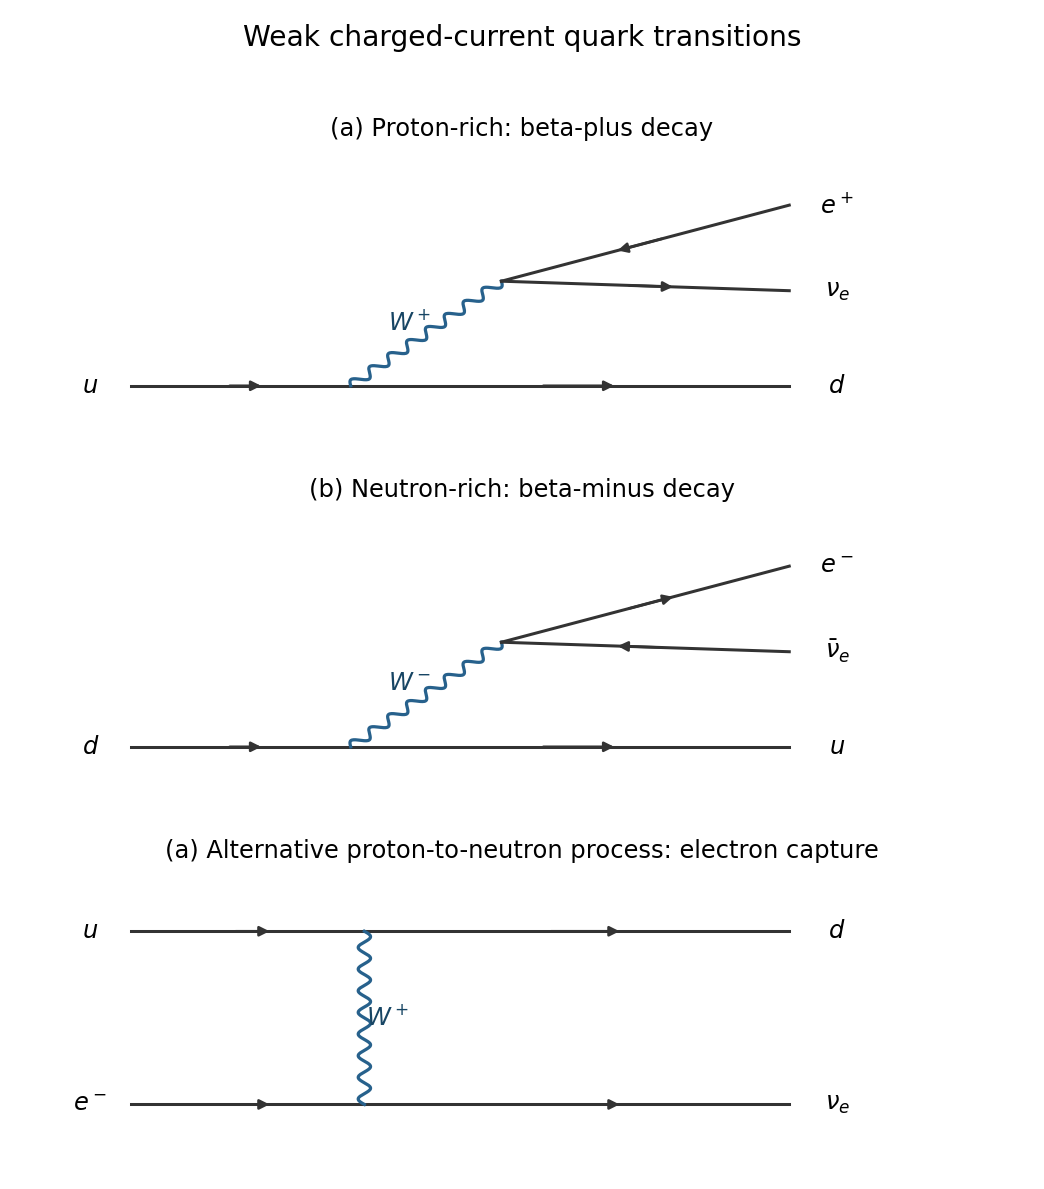

Write the Python code that produced this figure.
"""Original 2021 Particle and Nuclear Physics solution figure.

Writes the PNG basename to the current working directory. Dependencies are
numpy and matplotlib, declared in the repository pyproject.toml.
Tested with Python 3.14.4, NumPy 2.3.5, Matplotlib 3.10.7.
"""
from pathlib import Path
import matplotlib
matplotlib.use("Agg")
import matplotlib.pyplot as plt
from matplotlib.patches import Rectangle
import numpy as np


def line(ax, a, b, kind="fermion", backwards=False, label=None):
    a, b = np.array(a, dtype=float), np.array(b, dtype=float)
    d = b - a
    n = np.array([-d[1], d[0]]) / np.linalg.norm(d)
    if kind in ("wavy", "gluon"):
        t = np.linspace(0, 1, 300)
        phase = 16 * np.pi * t
        curve = a[:, None] + d[:, None] * t + 0.045 * n[:, None] * np.sin(phase)
        if kind == "gluon":
            curve += 0.045 * (d / np.linalg.norm(d))[:, None] * (np.cos(phase)-1) * np.sin(np.pi*t)
        ax.plot(*curve, color="#27618c", lw=1.6)
    else:
        ax.plot([a[0], b[0]], [a[1], b[1]], color="#333333", lw=1.5)
        if kind == "fermion":
            if backwards:
                a, b = b, a
            ax.annotate("", xy=a+0.61*(b-a), xytext=a+0.43*(b-a),
                        arrowprops={"arrowstyle":"-|>","color":"#333333","lw":1.3})
    if label:
        pos=(a+b)/2+0.17*n
        ax.text(*pos, label, fontsize=12, ha="center", va="center", color="#174564")


def text(ax, x, y, label, **kwargs):
    ax.text(x, y, label, ha="center", va="center", fontsize=12, **kwargs)


def setup(ax, xlim=(-.3,7), ylim=(-2.1,3.9)):
    ax.set_xlim(*xlim);ax.set_ylim(*ylim);ax.axis("off")


def save(fig):
    fig.savefig(Path(__file__).with_suffix(".png").name,dpi=145,facecolor="white")
    plt.close(fig)


def main():
    fig,axes=plt.subplots(3,1,figsize=(7.2,8.2))
    for ax,minus in zip(axes[:2],[False,True]):
        line(ax,(.5,0),(2.1,0));line(ax,(2.1,0),(5.3,0))
        line(ax,(2.1,0),(3.2,1.1),"wavy",label=r"$W^-$" if minus else r"$W^+$")
        line(ax,(3.2,1.1),(5.3,1.9),backwards=not minus)
        line(ax,(3.2,1.1),(5.3,1.0),backwards=minus)
        text(ax,.2,0,r"$d$" if minus else r"$u$")
        text(ax,5.65,0,r"$u$" if minus else r"$d$")
        text(ax,5.65,1.9,r"$e^-$" if minus else r"$e^+$")
        text(ax,5.65,1.0,r"$\bar\nu_e$" if minus else r"$\nu_e$")
        ax.set_title("(b) Neutron-rich: beta-minus decay" if minus else "(a) Proton-rich: beta-plus decay",fontsize=12)
        setup(ax,ylim=(-.5,2.5))
    ax=axes[2]
    line(ax,(.5,1.2),(2.2,1.2));line(ax,(2.2,1.2),(5.3,1.2))
    line(ax,(.5,-.5),(2.2,-.5));line(ax,(2.2,-.5),(5.3,-.5))
    line(ax,(2.2,1.2),(2.2,-.5),"wavy",label=r"$W^+$")
    for x,y,l in [(.2,1.2,r"$u$"),(5.65,1.2,r"$d$"),(.2,-.5,r"$e^-$"),(5.65,-.5,r"$\nu_e$")]:text(ax,x,y,l)
    ax.set_title("(a) Alternative proton-to-neutron process: electron capture",fontsize=12)
    setup(ax,ylim=(-1.0,1.8))
    fig.suptitle("Weak charged-current quark transitions",fontsize=14)
    fig.tight_layout(rect=(0,.01,1,.96),h_pad=2.3);save(fig)

if __name__=="__main__":main()
